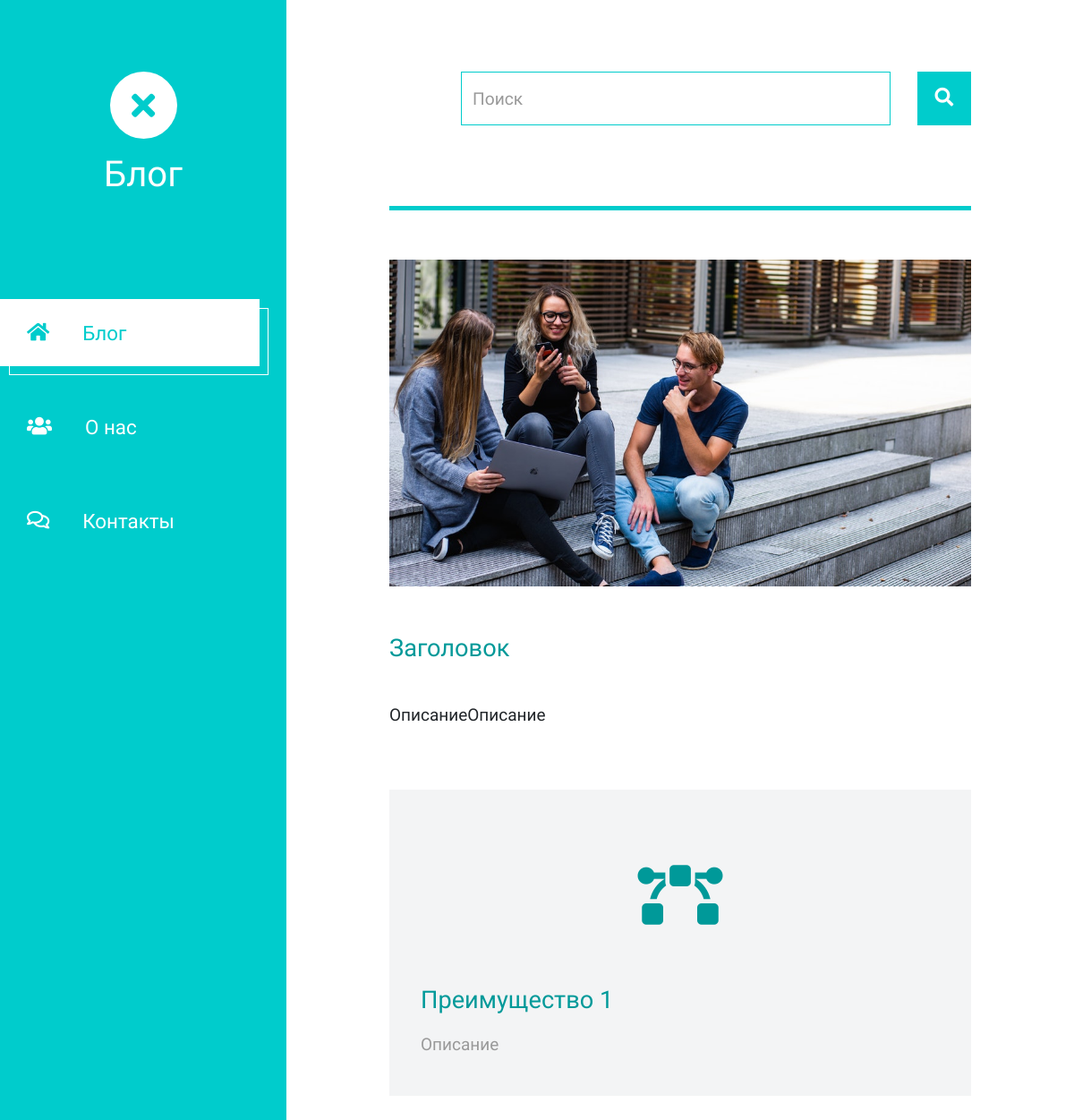
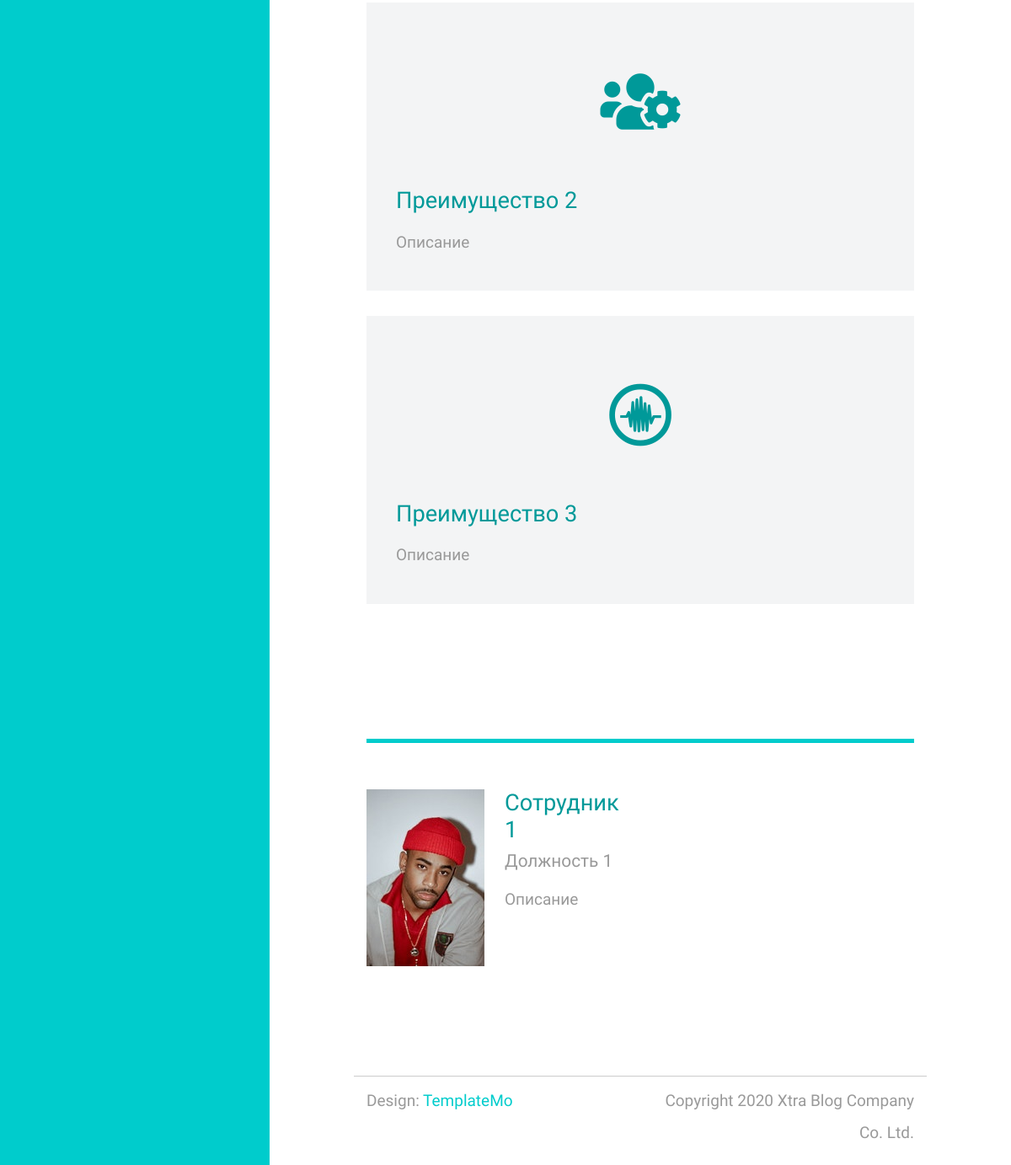
The page /about/ on the database its author committed (2 pictures, top to bottom).
### about/models.py (models this page shows, shortened)
class About(SingletonModel):
    about_banner = models.ImageField('Баннер на странице', upload_to='images/')
    about_title = models.CharField('Заголовок на странице', max_length=60)
    about_text = models.TextField('Описание на странице')
    class Meta:
        verbose_name = "О нас"

class AboutBenefit(models.Model):
    ICONS = [
        ('fas fa-bezier-curve fa-4x tm-color-primary', 'иконка 1'),
        ('fas fa-users-cog fa-4x tm-color-primary', 'иконка 2'),
        ('fab fa-creative-commons-sampling fa-4x tm-color-primary', 'иконка 3')
    ]
    benefit_icon = models.CharField('Иконка', choices=ICONS, max_length=60)
    benefit_title = models.CharField('Заголовок', max_length=60)
    benefit_text = models.TextField('Описание приемущества')
    benefit_order = models.PositiveSmallIntegerField('Порядок', default=0)
    benefit_draft = models.BooleanField('Публикация', default=True)
    benefits_on_about = models.ForeignKey(About, on_delete=models.CASCADE, related_name='benefits_id', default='')
    class Meta:
        verbose_name = "Приемущества"
        verbose_name_plural = "Приемущества"

class TeamAbout(models.Model):
    team_name = models.CharField('Имя', max_length=100)
    team_post = models.CharField('Должность', max_length=100)
    team_text = models.TextField('Описание')
    team_photo = models.ImageField('Фото', upload_to='images/')
    team_order = models.PositiveSmallIntegerField('Порядок', default=0)
    team_draft = models.BooleanField('Публикация', default=True)
    team_on_about = models.ForeignKey(About, on_delete=models.CASCADE, related_name='team_id', default='')
    class Meta:
        verbose_name = "Команда"
        verbose_name_plural = "Команда"

### about/views.py (the view)
# urls.py: path('', about_view),
def about_view(request):
    return render(request, 'about.html', {'about_all': About.objects.all(),
                                          'benefit_all': AboutBenefit.objects.all().filter(benefit_draft=True).order_by('benefit_order'),
                                          'team_all': TeamAbout.objects.all().filter(team_draft=True).order_by('team_order')})

### templates/about.html
{% extends 'base.html' %}
{% block content %}
{% for about in about_all %}
            <div class="row tm-row tm-mb-45">
                <div class="col-12">
                    <hr class="tm-hr-primary tm-mb-55">
                    <img src="{{ about.about_banner.url }}" alt="Image" class="img-fluid">
                </div>
            </div>
            <div class="row tm-row tm-mb-40">
                <div class="col-12">
                    <div class="mb-4">
                        <h2 class="pt-2 tm-mb-40 tm-color-primary tm-post-title">{{ about.about_title }}</h2>
                        {{ about.about_text|safe }}
                    </div>
                </div>
            </div>
            <div class="row tm-row tm-mb-120">
                {% for benefit in benefit_all %}
                <div class="col-lg-4 tm-about-col">
                    <div class="tm-bg-gray tm-about-pad">
                        <div class="text-center tm-mt-40 tm-mb-60">
                            <i class="{{ benefit.benefit_icon }}"></i>
                        </div>
                        <h2 class="mb-3 tm-color-primary tm-post-title">{{ benefit.benefit_title }}</h2>
                        <p class="mb-0 tm-line-height-short">
                           {{ benefit.benefit_text|safe }}
                        </p>
                    </div>
                </div>
                {% endfor %}
            </div>
            <div class="row tm-row tm-mb-60">
                <div class="col-12">
                    <hr class="tm-hr-primary  tm-mb-55">
                </div>
                {% for team in team_all %}
                <div class="col-lg-6 tm-mb-60 tm-person-col">
                    <div class="media tm-person">
                        <img src="{{ team.team_photo.url }}" alt="Image" class="img-fluid mr-4">
                        <div class="media-body">
                            <h2 class="tm-color-primary tm-post-title mb-2">{{ team.team_name }}</h2>
                            <h3 class="tm-h3 mb-3">{{ team.team_post }}</h3>
                            <p class="mb-0 tm-line-height-short">
                                {{ team.team_text|safe }}
                            </p>
                        </div>
                    </div>
                </div>
                {% endfor %}
            </div>
{% endfor %}
{% endblock content %}

### templates/base.html (shortened to what this page needs)
<!DOCTYPE html>
{% load static %}
<html lang="ru">
<head>
    <link rel="stylesheet" href="{% static 'fontawesome/css/all.min.css' %}">
    <link href="{% static 'css/bootstrap.min.css' %}" rel="stylesheet">
    <link href="{% static 'css/templatemo-xtra-blog.css' %}" rel="stylesheet">
</head>
<body>
<header class="tm-header" id="tm-header">
    <div class="tm-header-wrapper">
        <div class="tm-site-header">
            <div class="mb-3 mx-auto tm-site-logo"><i class="fas fa-times fa-2x"></i></div>
            <h1 class="text-center">Блог</h1>
        </div>
        <nav class="tm-nav" id="tm-nav">
            <ul>
                <li class="tm-nav-item active"><a href="/" class="tm-nav-link">
                    <i class="fas fa-home"></i>
                    Блог
                </a></li>
                <li class="tm-nav-item"><a href="/about" class="tm-nav-link">
                    <i class="fas fa-users"></i>
                    О нас
                </a></li>
                <li class="tm-nav-item"><a href="/contact" class="tm-nav-link">
                    <i class="far fa-comments"></i>
                    Контакты
                </a></li>
            </ul>
        </nav>
    </div>
</header>
<div class="container-fluid">
    <main class="tm-main">
        <div class="row tm-row">
            <div class="col-12">
                <form method="GET" class="form-inline tm-mb-80 tm-search-form" action="{% url 'search' %}">
                    <input class="form-control tm-search-input" name="query" type="text" placeholder="Поиск"
                           aria-label="Search">
                    <button class="tm-search-button" type="submit">
                        <i class="fas fa-search tm-search-icon" aria-hidden="true"></i>
                    </button>
                </form>
            </div>
        </div>
        {% block content %}
        {% endblock content %}
        <footer class="row tm-row">
            <hr class="col-12">
            <div class="col-md-6 col-12 tm-color-gray">
                Design: <a rel="nofollow" target="_parent" href="https://templatemo.com" class="tm-external-link">TemplateMo</a>
            </div>
            <div class="col-md-6 col-12 tm-color-gray tm-copyright">
                Copyright 2020 Xtra Blog Company Co. Ltd.
            </div>
        </footer>
    </main>
</div>
</body>
</html>

### rows shown on the page
About: about_banner (picture), about_title "Заголовок", about_text "ОписаниеОписание"
AboutBenefit: benefit_title "Преимущество 1", benefit_text "Описание"
AboutBenefit: benefit_title "Преимущество 2", benefit_text "Описание"
AboutBenefit: benefit_title "Преимущество 3", benefit_text "Описание"
TeamAbout: team_photo (picture), team_name "Сотрудник 1", team_post "Должность 1", team_text "Описание"
